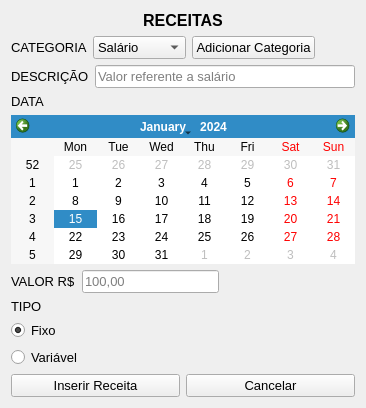
      <widget class="QWidget" name="pg_novo_receita">
       <layout class="QGridLayout" name="gridLayout_6">
        <item row="0" column="0">
         <widget class="QLabel" name="label_51">
          <property name="font">
           <font>
            <family>Arial</family>
            <pointsize>10</pointsize>
            <weight>75</weight>
            <bold>true</bold>
           </font>
          </property>
          <property name="text">
           <string>&lt;html&gt;&lt;head/&gt;&lt;body&gt;&lt;p align=&quot;center&quot;&gt;&lt;span style=&quot; font-size:12pt;&quot;&gt;RECEITAS&lt;/span&gt;&lt;/p&gt;&lt;/body&gt;&lt;/html&gt;</string>
          </property>
         </widget>
        </item>
        <item row="1" column="0">
         <layout class="QHBoxLayout" name="horizontalLayout_11">
          <item>
           <layout class="QVBoxLayout" name="verticalLayout_19">
            <item>
             <layout class="QHBoxLayout" name="horizontalLayout_3">
              <item>
               <widget class="QLabel" name="label_17">
                <property name="font">
                 <font>
                  <family>Arial</family>
                  <pointsize>10</pointsize>
                 </font>
                </property>
                <property name="text">
                 <string>CATEGORIA</string>
                </property>
               </widget>
              </item>
              <item>
               <widget class="QComboBox" name="cb_cat_receita">
                <property name="font">
                 <font>
                  <family>Arial</family>
                  <pointsize>10</pointsize>
                 </font>
                </property>
                <item>
                 <property name="text">
                  <string>Salário</string>
                 </property>
                </item>
                <item>
                 <property name="text">
                  <string>Férias</string>
                 </property>
                </item>
                <item>
                 <property name="text">
                  <string>13º Salário</string>
                 </property>
                </item>
                <item>
                 <property name="text">
                  <string>Freelance</string>
                 </property>
                </item>
               </widget>
              </item>
              <item>
               <widget class="QPushButton" name="btn_add_cat_receita">
                <property name="font">
                 <font>
                  <family>Arial</family>
                  <pointsize>10</pointsize>
                 </font>
                </property>
                <property name="cursor">
                 <cursorShape>PointingHandCursor</cursorShape>
                </property>
                <property name="text">
                 <string>Adicionar Categoria</string>
                </property>
               </widget>
              </item>
              <item>
               <spacer name="horizontalSpacer_27">
                <property name="orientation">
                 <enum>Qt::Horizontal</enum>
                </property>
                <property name="sizeHint" stdset="0">
                 <size>
                  <width>40</width>
                  <height>20</height>
                 </size>
                </property>
               </spacer>
              </item>
             </layout>
            </item>
            <item>
             <layout class="QHBoxLayout" name="horizontalLayout_5">
              <item>
               <widget class="QLabel" name="label_20">
                <property name="font">
                 <font>
                  <family>Arial</family>
                  <pointsize>10</pointsize>
                 </font>
                </property>
                <property name="text">
                 <string>DESCRIÇÃO</string>
                </property>
               </widget>
              </item>
              <item>
               <widget class="QLineEdit" name="txt_desc_receita">
                <property name="font">
                 <font>
                  <family>Arial</family>
                  <pointsize>10</pointsize>
                 </font>
                </property>
                <property name="placeholderText">
                 <string>Valor referente a salário</string>
                </property>
               </widget>
              </item>
             </layout>
            </item>
            <item>
             <layout class="QVBoxLayout" name="verticalLayout_17">
              <item>
               <widget class="QLabel" name="label_18">
                <property name="font">
                 <font>
                  <family>Arial</family>
                  <pointsize>10</pointsize>
                 </font>
                </property>
                <property name="text">
                 <string>DATA</string>
                </property>
               </widget>
              </item>
              <item>
               <widget class="QCalendarWidget" name="calendar_receita"/>
              </item>
             </layout>
            </item>
            <item>
             <layout class="QHBoxLayout" name="horizontalLayout_4">
              <item>
               <widget class="QLabel" name="label_19">
                <property name="font">
                 <font>
                  <family>Arial</family>
                  <pointsize>10</pointsize>
                 </font>
                </property>
                <property name="text">
                 <string>VALOR R$</string>
                </property>
               </widget>
              </item>
              <item>
               <widget class="QLineEdit" name="txt_valor_receita">
                <property name="font">
                 <font>
                  <family>Arial</family>
                  <pointsize>10</pointsize>
                 </font>
                </property>
                <property name="placeholderText">
                 <string>100,00</string>
                </property>
               </widget>
              </item>
              <item>
               <spacer name="horizontalSpacer_11">
                <property name="orientation">
                 <enum>Qt::Horizontal</enum>
                </property>
                <property name="sizeHint" stdset="0">
                 <size>
                  <width>40</width>
                  <height>20</height>
                 </size>
                </property>
               </spacer>
              </item>
             </layout>
            </item>
            <item>
             <layout class="QVBoxLayout" name="verticalLayout_18">
              <item>
               <widget class="QLabel" name="label_21">
                <property name="font">
                 <font>
                  <family>Arial</family>
                  <pointsize>10</pointsize>
                 </font>
                </property>
                <property name="text">
                 <string>TIPO</string>
                </property>
               </widget>
              </item>
              <item>
               <widget class="QRadioButton" name="rb_tipo_receita_1">
                <property name="font">
                 <font>
                  <family>Arial</family>
                  <pointsize>10</pointsize>
                 </font>
                </property>
                <property name="cursor">
                 <cursorShape>PointingHandCursor</cursorShape>
                </property>
                <property name="text">
                 <string>Fixo</string>
                </property>
                <property name="checked">
                 <bool>true</bool>
                </property>
               </widget>
              </item>
              <item>
               <widget class="QRadioButton" name="rb_tipo_receita_2">
                <property name="font">
                 <font>
                  <family>Arial</family>
                  <pointsize>10</pointsize>
                 </font>
                </property>
                <property name="cursor">
                 <cursorShape>PointingHandCursor</cursorShape>
                </property>
                <property name="text">
                 <string>Variável</string>
                </property>
                <property name="checked">
                 <bool>false</bool>
                </property>
               </widget>
              </item>
             </layout>
            </item>
            <item>
             <layout class="QHBoxLayout" name="horizontalLayout_6">
              <item>
               <widget class="QPushButton" name="btn_inserir_receita">
                <property name="font">
                 <font>
                  <family>Arial</family>
                  <pointsize>10</pointsize>
                 </font>
                </property>
                <property name="cursor">
                 <cursorShape>PointingHandCursor</cursorShape>
                </property>
                <property name="text">
                 <string>Inserir Receita</string>
                </property>
               </widget>
              </item>
              <item>
               <widget class="QPushButton" name="btn_cancelar_receita">
                <property name="font">
                 <font>
                  <family>Arial</family>
                  <pointsize>10</pointsize>
                 </font>
                </property>
                <property name="cursor">
                 <cursorShape>PointingHandCursor</cursorShape>
                </property>
                <property name="text">
                 <string>Cancelar</string>
                </property>
               </widget>
              </item>
             </layout>
            </item>
           </layout>
          </item>
         </layout>
        </item>
       </layout>
      </widget>
